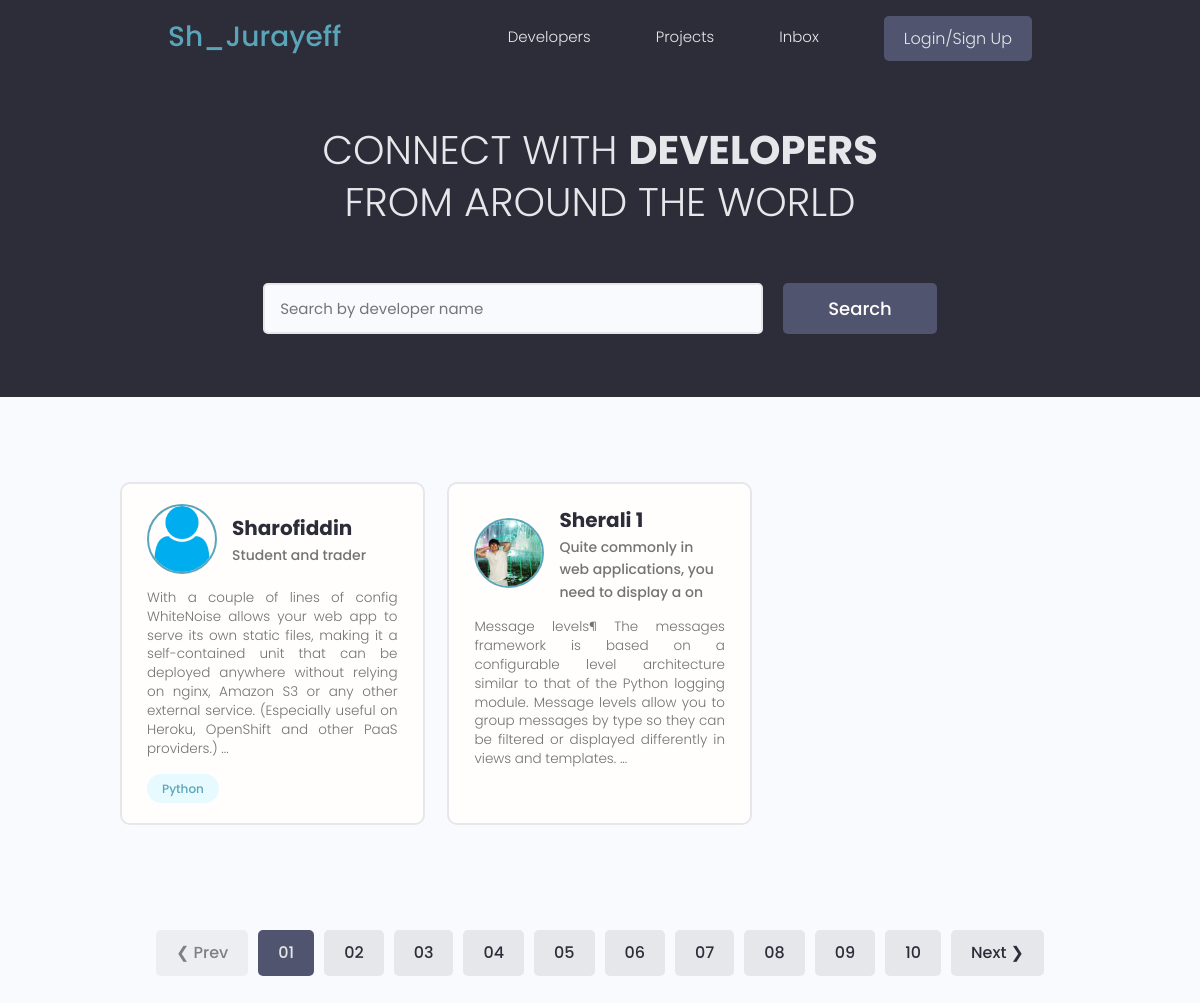
Before: / with the older database file.
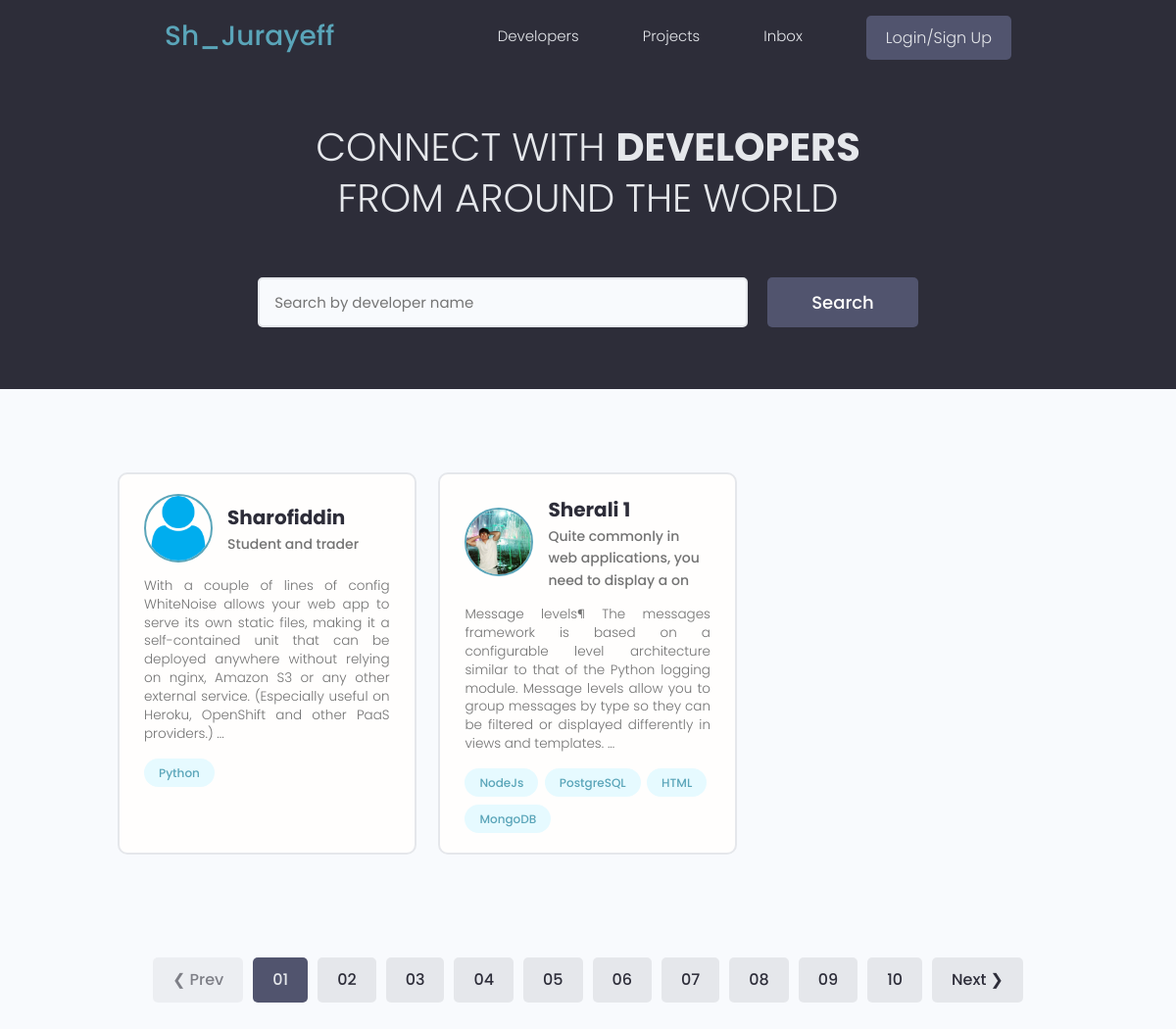
After: the same page with the newer database file.
### users/models.py (models this page shows, shortened)
class Profile(models.Model):
    user = models.OneToOneField(User , on_delete=models.CASCADE , null=True , blank=True)
    name = models.CharField(max_length=200 , blank=True  , null=True)
    email = models.EmailField(max_length=200 , blank=True , null=True)
    username = models.CharField(max_length=200 , blank=True  , null=True)
    location = models.CharField(max_length=200 , blank=True  , null=True)
    short_intro =  models.CharField(max_length=200 , blank=True  , null=True)
    bio = models.TextField(blank=True , null=True)
    profile_image = models.ImageField(blank=True ,null=True , upload_to='profiles/' , default='profiles/user-default.png')
    social_github = models.CharField(max_length=200 , blank=True  , null=True)
    social_telegram = models.CharField(max_length=200 , blank=True  , null=True)
    social_instagram = models.CharField(max_length=200 , blank=True  , null=True)
    social_linkedin = models.CharField(max_length=200 , blank=True  , null=True)
    social_twitter = models.CharField(max_length=200 , blank=True  , null=True)
    created_at = models.DateTimeField(auto_now_add=True , null=True ,blank=True)
    id = models.UUIDField(unique=True , default=uuid.uuid4 , primary_key=True , editable=False)

class Skill(models.Model):
    owner = models.ForeignKey(Profile , on_delete=models.CASCADE, null=True)
    name = models.CharField(max_length=200 , blank=True  , null=True)
    description = models.TextField(null=True , blank=True)
    created = models.DateTimeField(auto_now_add=True , null=True , blank=True)
    id = models.UUIDField(unique=True , default=uuid.uuid4 , primary_key=True , editable=False)
    def __str__(self):
        return str(self.name)

### users/views.py (the view)
# urls.py: path('' , profiles , name = 'profiles') ,
def profiles(request):
    profiles = Profile.objects.all()
    context = {
        'profiles': profiles
    }
    return render(request , 'users/profiles.html' , context)

### users/templates/users/profiles.html (shortened to what this page needs)
{% extends 'main.html' %}
{%block content%}
<main class="home">
    <section class="hero-section text-center">
      <div class="container container--narrow">
        <div class="hero-section__box">
          <h2>CONNECT WITH <span>DEVELOPERS</span></h2>
          <h2>FROM AROUND THE WORLD</h2>
        </div>
        <div class="hero-section__search">
          <form class="form" action="#" method="get">
            <div class="form__field">
              <input class="input input--text" id="formInput#search" type="text" name="text"
                placeholder="Search by developer name" />
            </div>
            <input class="btn btn--sub btn--lg" type="submit" value="Search" />
          </form>
        </div>
      </div>
    </section>
    <section class="devlist">
      <div class="container">
        <div class="grid grid--three">
            {% for profile in profiles %}
          <div class="column card">
            <div class="dev">
              <a href="{%url 'user-profile' profile.id %}" class="card__body">
                <div class="dev__profile">
                  <img class="avatar avatar--md" src="{{profile.profile_image}}" alt="image" />
                  <div class="dev__meta">
                    <h3>{{profile.name}}</h3>
                    <h5>{{profile.short_intro|slice:'60'}}</h5>
                  </div>
                </div>
                <p class="dev__info">{{profile.bio|slice:'300'}} ...</p>
                <div class="dev__skills">
                    {% for skill in profile.skill_set.all|slice:'5'%}
                  <span class="tag tag--pill tag--main">
                    <small>{{skill}}</small>
                  </span>
                  {%endfor%}
                </div>
              </a>
            </div>
          </div>
         {%endfor%}
        </div>
      </div>
    </section>
    <div class="pagination">
      <ul class="container">
        <li><a href="#" class="btn btn--disabled">&#10094; Prev</a></li>
        <li><a href="#" class="btn btn--sub">01</a></li>
        <li><a href="#" class="btn">02</a></li>
        <li><a href="#" class="btn">03</a></li>
        <li><a href="#" class="btn">04</a></li>
        <li><a href="#" class="btn">05</a></li>
        <li><a href="#" class="btn">06</a></li>
        <li><a href="#" class="btn">07</a></li>
        <li><a href="#" class="btn">08</a></li>
        <li><a href="#" class="btn">09</a></li>
        <li><a href="#" class="btn">10</a></li>
        <li><a href="#" class="btn">Next &#10095;</a></li>
      </ul>
    </div>
  </main>
  {%endblock content%}

Changed rows visible on the page:
added Skill: name "NodeJs", shown under Profile "Sherali 1"
added Skill: name "PostgreSQL", shown under Profile "Sherali 1"
added Skill: name "HTML", shown under Profile "Sherali 1"
added Skill: name "MongoDB", shown under Profile "Sherali 1"
